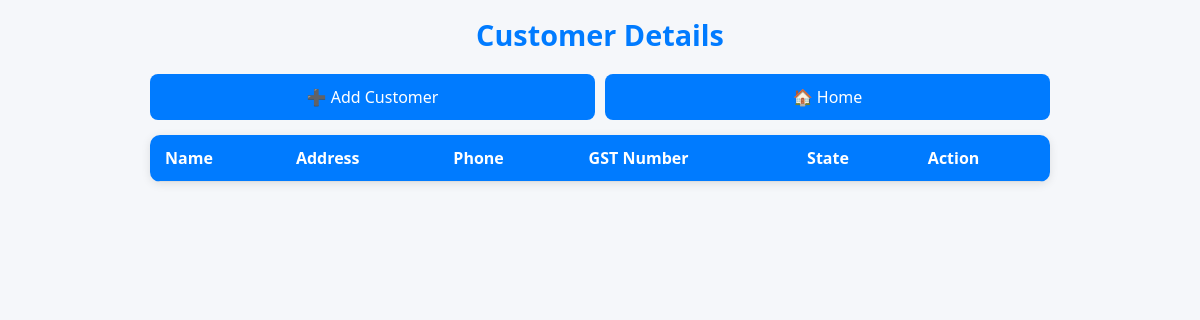
The page /customers on the database as committed earlier.
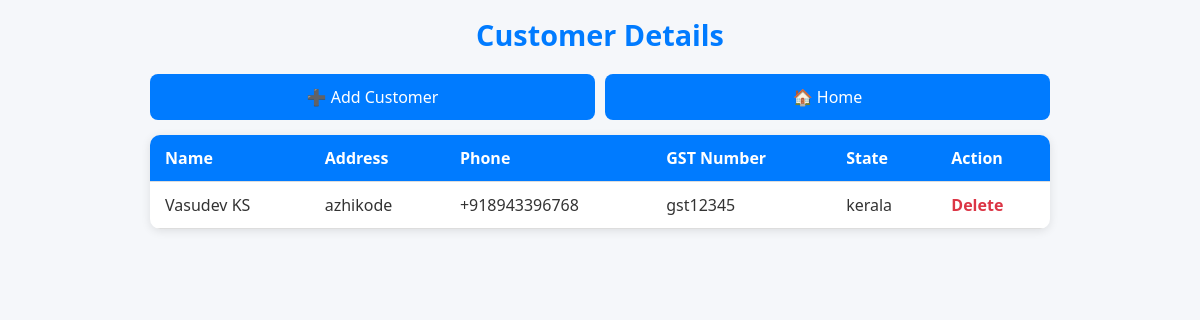
The same page on the database as committed later.
### tables this page shows
CREATE TABLE users (
                        id INTEGER PRIMARY KEY AUTOINCREMENT,
                        name TEXT,
                        address TEXT,
                        phone TEXT,
                        gst TEXT,
                        state TEXT
                    );

### app.py (the view)
@app.route('/customers')
def customers():
    conn = sqlite3.connect(DB_PATH)
    cursor = conn.cursor()
    cursor.execute("SELECT * FROM users")
    data = cursor.fetchall()
    conn.close()
    return render_template('customers.html', data=data)

### app.py (called while the page is built)
@app.before_request
def ensure_db():
    if not os.path.exists(DB_PATH):
        init_db()
    else:
        conn = sqlite3.connect(DB_PATH)
        cursor = conn.cursor()
        cursor.execute("SELECT name FROM sqlite_master WHERE type='table' AND name='company'")
        exists = cursor.fetchone()
        conn.close()
        if not exists:
            init_db()

### templates/customers.html (shortened to what this page needs)
<!DOCTYPE html>
<html lang="en">
<head>
</head>
<body>
  <header>
    <h1>Customer Details</h1>
  </header>
  <div class="button-container">
    <a href="/new-customer" class="btn">➕ Add Customer</a>
    <a href="/" class="btn">🏠 Home</a>
  </div>
  <div class="table-container">
    <table>
      <thead>
        <tr>
          <th>Name</th>
          <th>Address</th>
          <th>Phone</th>
          <th>GST Number</th>
          <th>State</th>
          <th>Action</th>
        </tr>
      </thead>
      <tbody>
        {% for user in data %}
        <tr>
          <td>{{ user[1] }}</td>
          <td>{{ user[2] }}</td>
          <td>{{ user[3] }}</td>
          <td>{{ user[4] }}</td>
          <td>{{ user[5] }}</td>
          <td><a href="/delete/{{ user[0] }}" class="action-btn">Delete</a></td>
        </tr>
        {% endfor %}
      </tbody>
    </table>
  </div>
</body>
</html>

Rows that differ between the two databases and show on the page:
added users: name "Vasudev KS", address "azhikode", phone "+918943396768", gst "gst12345", state "kerala"
